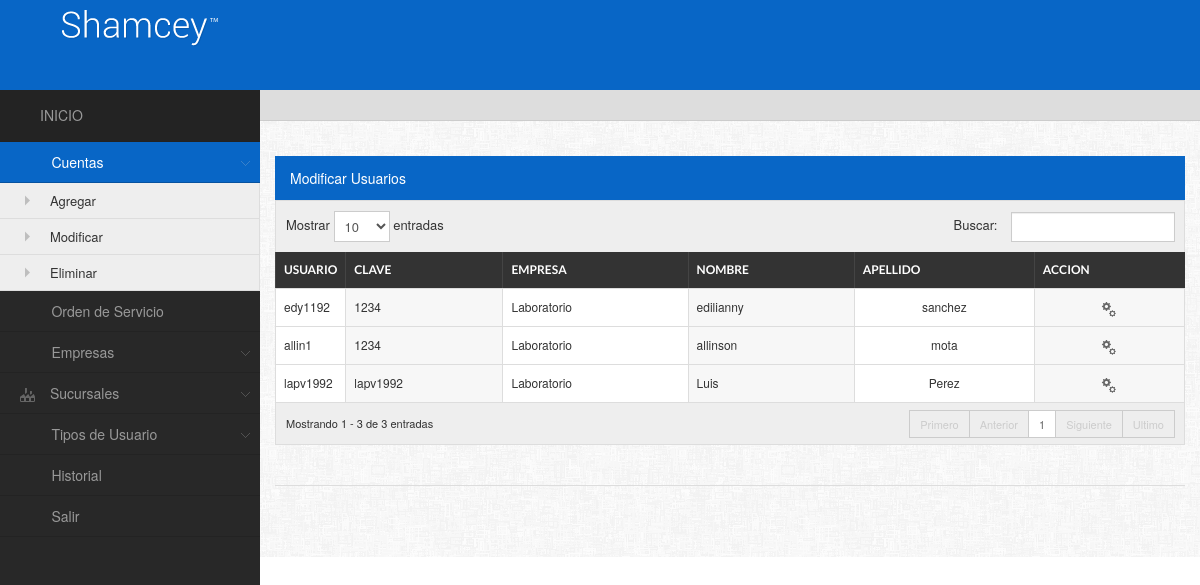
The app's page /admin/principal.php?accion=cuentas&tipo=modificar, older data.
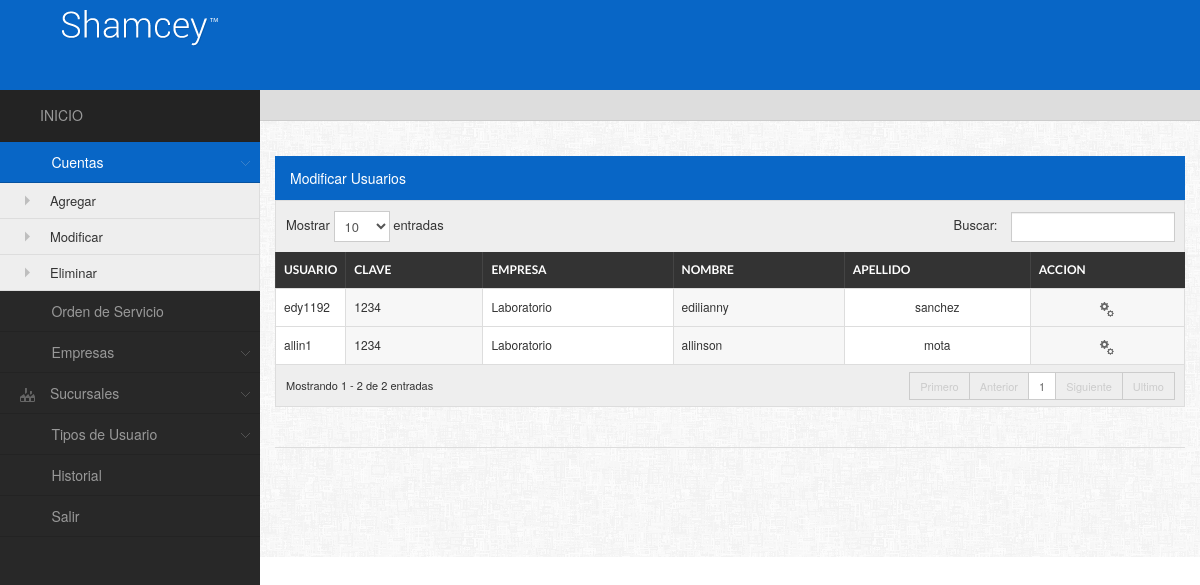
The same page, newer data.
### tables this page shows
CREATE TABLE IF NOT EXISTS `usuario` (
  `idusuario` int(11) NOT NULL AUTO_INCREMENT,
  `nombre_usuario` varchar(25) NOT NULL,
  `clave` varchar(30) NOT NULL,
  `nombres` varchar(80) NOT NULL,
  `apellidos` varchar(80) NOT NULL,
  `idempresa` int(11) NOT NULL,
  `tipo_usuario` int(11) NOT NULL,
  `correo` varchar(80) NOT NULL,
  `telefono` varchar(200) NOT NULL,
  PRIMARY KEY (`idusuario`),
  KEY `tipo_usuario` (`tipo_usuario`),
  KEY `idempresa` (`idempresa`),
  KEY `nombre_usuario` (`nombre_usuario`)
);

CREATE TABLE IF NOT EXISTS `empresa` (
  `idempresa` int(11) NOT NULL AUTO_INCREMENT,
  `nombre_empresa` varchar(80) NOT NULL,
  `tipo_convenio` varchar(30) NOT NULL,
  `telefono` varchar(200) NOT NULL,
  `rif` varchar(60) NOT NULL,
  `direccion` varchar(400) NOT NULL,
  PRIMARY KEY (`idempresa`)
);

### admin/modificarUsuarios.php (the view, shortened to what this page needs)
<?php
	include("conexion.php");
	$wsql = "select * from usuario,empresa, tipo_usuario where usuario.idempresa=empresa.idempresa and usuario.tipo_usuario=tipo_usuario.idtipousuario";
	$result = mysql_query($wsql,$link);
?>
<h4 class="widgettitle">Modificar Usuarios</h4>
<table id="dyntable" class="table table-bordered responsive">
                    <colgroup>
                        <col class="con0" style="align: center; width: 4%" />
                        <col class="con1" />
                        <col class="con0" />
                        <col class="con1" />
                        <col class="con0" />
                        <col class="con1" />
                    </colgroup>
                    <thead>
                        <tr>
                            <th class="head0">Usuario</th>
                            <th class="head0">clave</th>
                            <th class="head1">Empresa</th>
                            <th class="head0">Nombre</th>
                            <th class="head1">Apellido</th>
                            <th class="head1">Accion</th>
                        </tr>
                    </thead>
                    <tbody>
                    	<?php
							while($row = mysql_fetch_array($result)){
						?>
                    <tr class="gradeX">
                            <td><?php echo $row['nombre_usuario'];?></td>
                            <td><?php echo $row['clave'];?></td>
                            <td><?php echo $row['nombre_empresa'];?></td>
                            <td><?php echo $row['nombres'];?></td>
                            <td class="center"><?php echo $row['apellidos'];?></td>
                          <td><center><a href="#" title="Modificar" class="iconsweets-cog4" onClick="MM_openBrWindow('modificarUsuario.php?usuario=<?php echo $row['nombre_usuario'];?>','Modificar','width=800,height=500')"></a></center></td>
                        </tr>
                        <?php }?>
</tbody>
                </table>

### admin/principal.php (shortened to what this page needs)
<!DOCTYPE html>
<html>
<head>
<link rel="stylesheet" href="archivos/css/style.default.css" type="text/css" />
<link rel="stylesheet" href="archivos/css/responsive-tables.css">
<link rel="stylesheet" href="../web/archivos/css/style.default.css" type="text/css" />
<link rel="stylesheet" href="archivos/css/bootstrap-fileupload.min.css" type="text/css" />
<link rel="stylesheet" href="archivos/css/bootstrap-timepicker.min.css" type="text/css" />
<link rel="stylesheet" href="archivos/prettify/prettify.css" type="text/css" />
</head>
<body>
<div class="mainwrapper">
    <div class="header" >
    <div>
        <div class="logo">
         	 <a href="principal.php"> <img src="../web/Logo.png"/></a>
    	</div>
    </div>
    </div>
    <div class="leftpanel">
        <div class="leftmenu">
            <ul class="nav nav-tabs nav-stacked">
            	<li class="nav-header"><a href="principal.php">Inicio</a></li>
                <?php
					$cuentas="";
					$orden="";
					$empresa="";
					$historial="";
					$sucursal="";
					$tipoUsuario="";
					if(isset($_GET['accion']) && isset($_GET['tipo'])){
						$accion= $_GET['accion'];
						switch($accion){
							case "cuentas" :
								$cuentas="active";
							break;
						}
					}
				?>
                <li class="dropdown <?php if($cuentas!=""){ echo $cuentas;}?>"><a href=""><span class="iconfa-user"></span> Cuentas</a>
                	<ul <?php if ($cuentas!=""){?>style="display: block" <?php  } ?> >
                    	<li><a href="principal.php?accion=cuentas&tipo=nuevo">Agregar</a></li>
                        <li><a href="principal.php?accion=cuentas&tipo=modificar">Modificar</a></li>
                        <li><a href="principal.php?accion=cuentas&tipo=eliminar">Eliminar</a></li>
                    </ul>
                </li>
                <li class="<?php if($orden!=""){ echo $orden;}?>"><a href="principal.php?accion=orden&tipo=anular"><span class=" iconfa-briefcase"></span> Orden de Servicio</a>
                </li>
                <li class=" dropdown <?php if($empresa!=""){ echo $empresa;}?>"><a href=""><span class="iconfa-home"></span> Empresas</a>
                </li>
                <li class=" dropdown <?php if($sucursal!=""){ echo $sucursal;}?>"><a href=""><span class="iconsweets-companies	"></span> Sucursales</a>
                </li>
                <li class=" dropdown <?php if($tipoUsuario!=""){ echo $tipoUsuario;}?>"><a href=""><span class="iconfa-group"></span> Tipos de Usuario</a>
                </li>
                 <li class="<?php if($historial!=""){ echo $historial;}?>"><a href="principal.php?accion=historial&tipo=consultar"><span class=" iconfa-list-alt"></span> Historial</a>
                <li class=""><a href="../web/logout.php"><span class=" iconfa-off"></span> Salir</a></li>
            </ul>
        </div>
    </div>
    <div class="rightpanel">
        <ul class="breadcrumbs">
        </ul>
        <div class="maincontent">
            <div class="maincontentinner">
                <div class="row-fluid">
                    <div id="dashboard-left" class="span">
                    <div class="divider30"></div>
                        <?php
							if(isset($_GET["accion"]) || isset($_GET['tipo'])){
								if($_GET["accion"]=="cuentas" && $_GET['tipo']=="modificar"){
									include("modificarUsuarios.php");
								}
							}
						?>
                    </div>
                </div>
                <div class="footer">
                </div>
            </div>
        </div>
    </div>
</div>
</body>
</html>

### admin/archivos/css/responsive-tables.css (style rules this page uses)
table.responsive { margin-bottom: 0; }
table.responsive td, table.responsive th { position: relative; white-space: nowrap; overflow: hidden; }

Row changes from the older to the newer data that the page shows:
removed usuario: nombre_usuario "lapv1992", clave "lapv1992", idempresa.nombre_empresa "Laboratorio", nombres "Luis", apellidos "Perez"
Text that changed along with them:
text written by a page script: "Mostrar entradas Buscar: Mostrando 1 - 3 de 3 entradas Primero Anterior 1 Siguiente Ultimo" → "Mostrar entradas Buscar: Mostrando 1 - 2 de 2 entradas Primero Anterior 1 Siguiente Ultimo"
